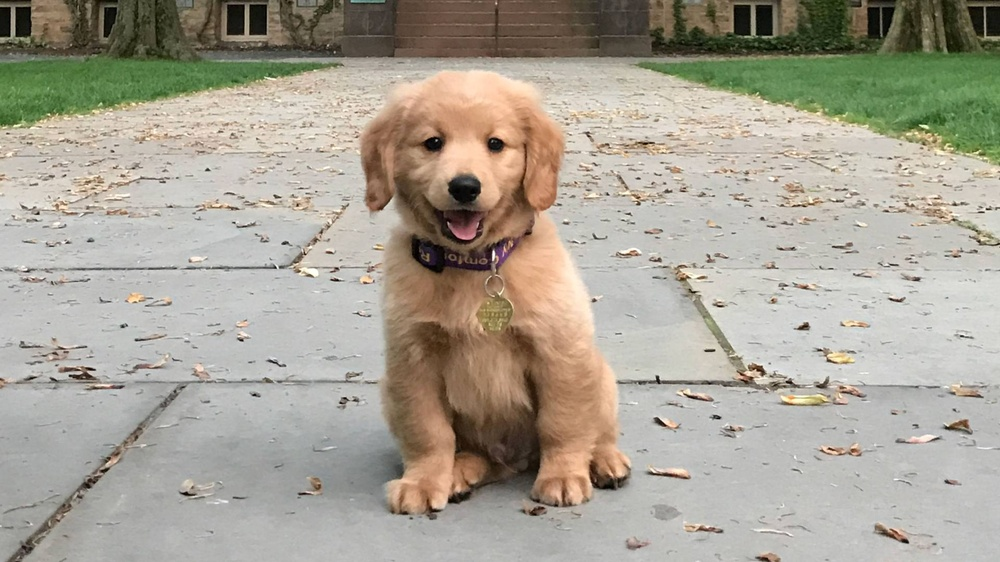
#> input picture dog.jpg, 1000 x 562 px, shrunk from 1920 x 1080 before the run
$ python split_merge_plane.py
#> lines starting #> are read from the running program, lines starting #| are printed output that depends on the picture
import cv2

img = cv2.imread("dog.jpg",cv2.IMREAD_COLOR)
#> img is the input picture: shape (562, 1000, 3); mean B, G, R 148.8, 162.3, 168.1

b_plane, g_plane, r_plane = cv2.split(img)
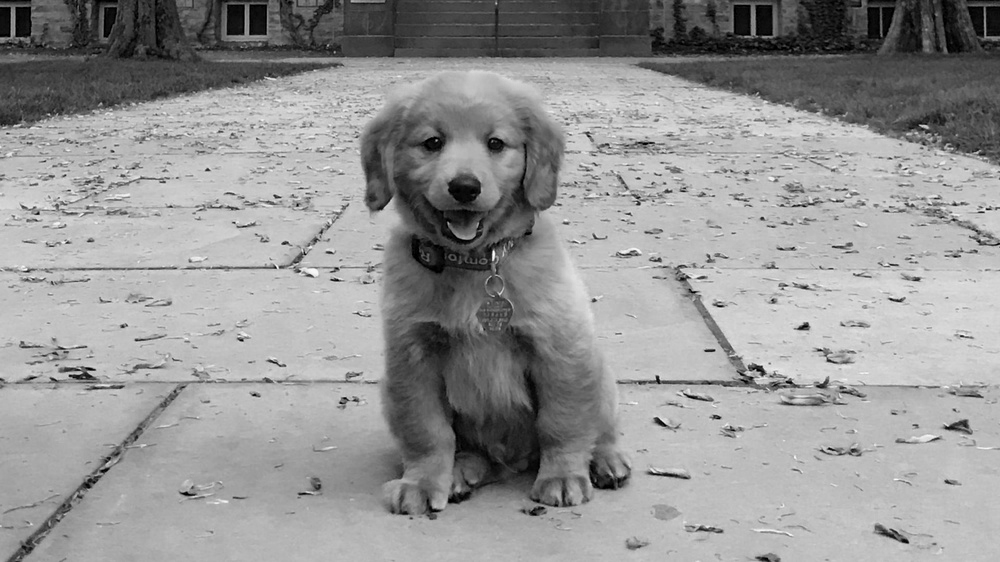
#> b_plane: shape (562, 1000); min 0, max 254, mean 148.8
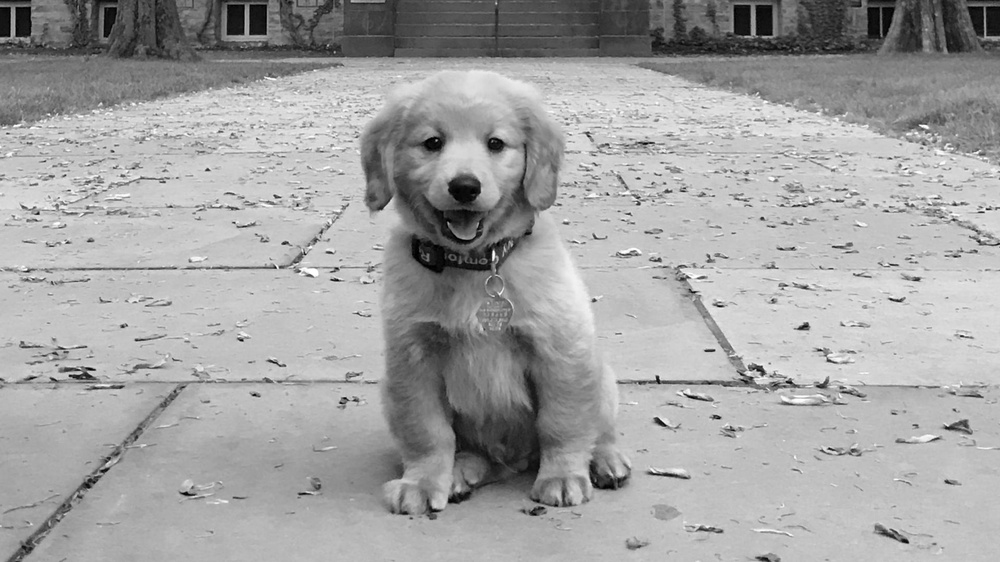
#> g_plane: shape (562, 1000); min 0, max 255, mean 162.3
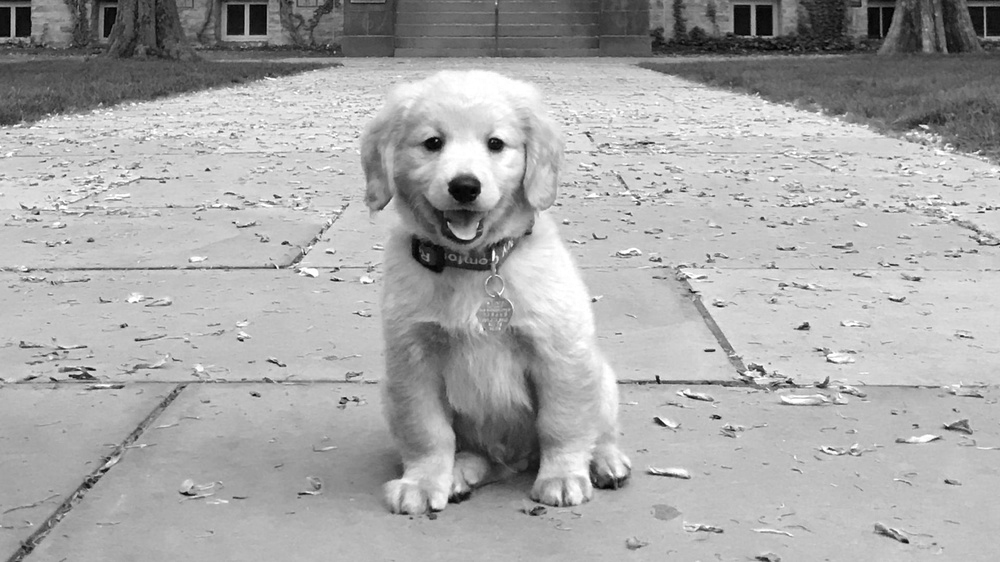
#> r_plane: shape (562, 1000); min 0, max 255, mean 168.1

merge_bg = cv2.merge((b_plane,g_plane,r_plane))

cv2.imshow("img",img)
cv2.imshow("b_plane",b_plane)
cv2.imshow("g_plane",g_plane)
cv2.imshow("r_plane",r_plane)
cv2.imshow("merge_bg",merge_bg)

cv2.waitKey(0)
cv2.destroyAllWindows()

$ run again, with fish.jpg copied over dog.jpg
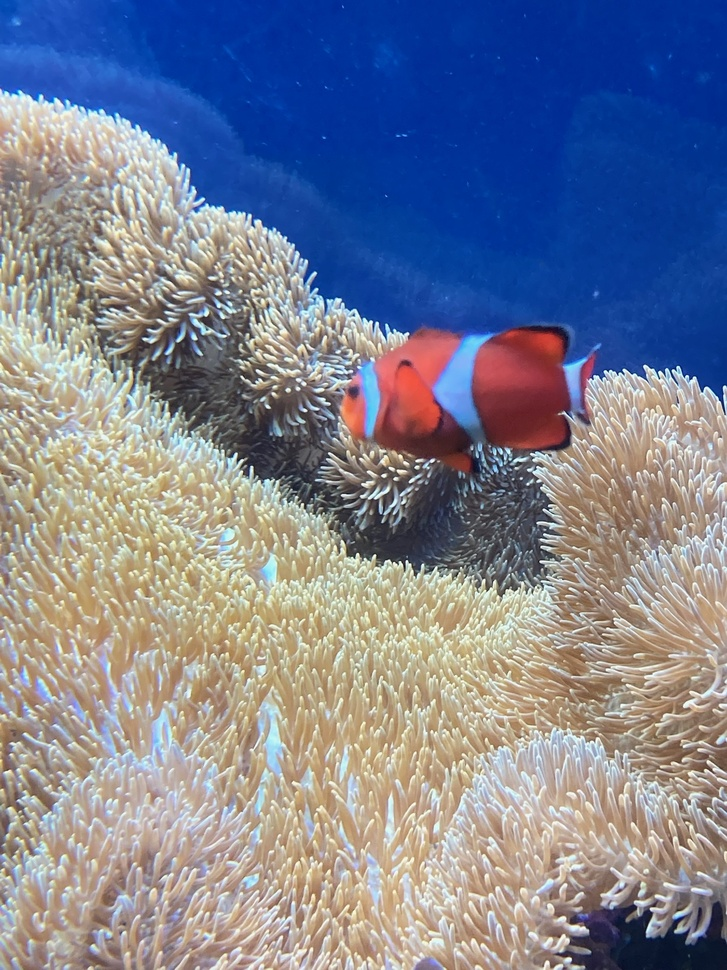
#> input picture fish.jpg, 727 x 970 px, shrunk from 1536 x 2048 before the run
#> img is the input picture: shape (970, 727, 3); mean B, G, R 146.4, 128.5, 123.5
#> `b_plane, g_plane, r_plane = cv2.split(img)`:
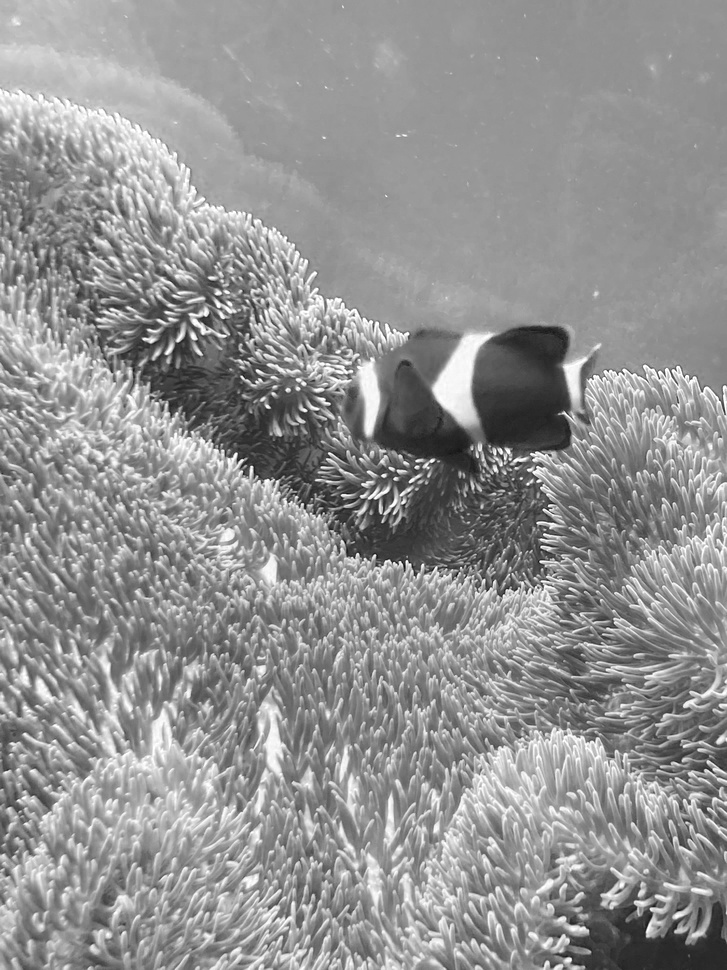
#> b_plane: shape (970, 727); min 6, max 255, mean 146.4
#> `b_plane, g_plane, r_plane = cv2.split(img)`:
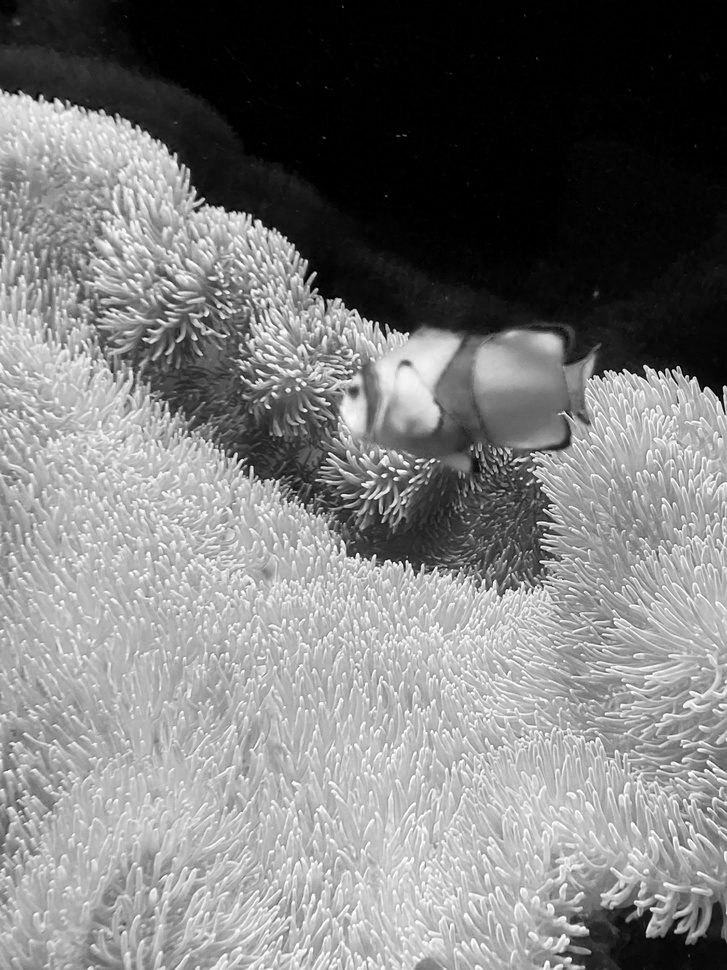
#> r_plane: shape (970, 727); min 0, max 255, mean 123.5
